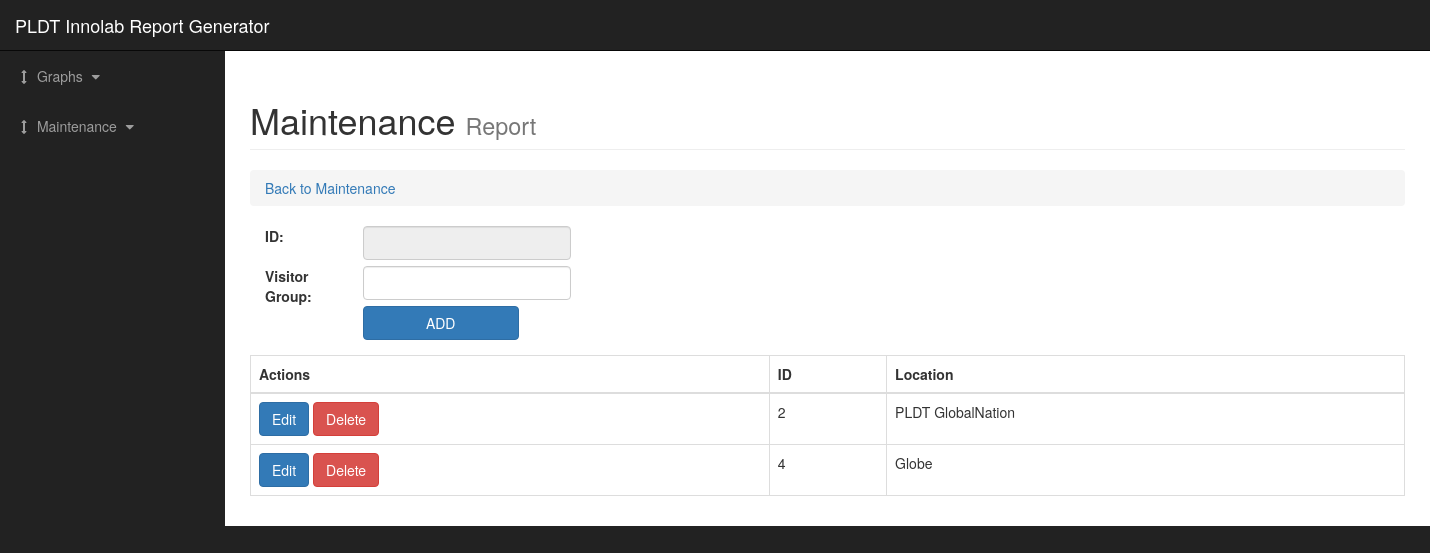
The app's page /user/maintenance/vgroup.php with its own data.
### tables this page shows
CREATE TABLE `tblgroup` (
  `GroupID` int(20) NOT NULL,
  `GroupName` varchar(50) NOT NULL,
  `GroupCTR` int(20) NOT NULL,
  `GroupIsActive` tinyint(1) NOT NULL
);

### user/maintenance/vgroup.php (the view, shortened to what this page needs)
<?php
require_once('../../database/config.php');
?>
<!DOCTYPE html>
<html lang="en">
<head>
  <link href="../../css/bootstrap.min.css" rel="stylesheet">
  <link href="../../css/sb-admin.css" rel="stylesheet">
  <link href="../../font-awesome/css/font-awesome.min.css" rel="stylesheet" type="text/css">
</head>
<body>
  <form method="post">
    <div id="wrapper">
      <nav class="navbar navbar-inverse navbar-fixed-top" role="navigation">
        <div class="navbar-header">
          <a class="navbar-brand" href="../index.php">PLDT Innolab Report Generator</a>
        </div>
        <div class="collapse navbar-collapse navbar-ex1-collapse">
          <ul class="nav navbar-nav side-nav">
            <li>
              <a href="javascript:;" data-toggle="collapse" data-target="#demo"><i class="fa fa-fw fa-arrows-v"></i> Graphs <i class="fa fa-fw fa-caret-down"></i></a>
            </li>
            <li>
              <a href="javascript:;" data-toggle="collapse" data-target="#main"><i class="fa fa-fw fa-arrows-v"></i> Maintenance <i class="fa fa-fw fa-caret-down"></i></a>
            </li>
          </ul>
        </div>
      </nav>
      <div id="page-wrapper">
        <div class="container-fluid">
          <div class="row">
            <div class="col-lg-12">
              <h1 class="page-header">
                Maintenance
                <small>Report</small>
              </h1>
              <ol class="breadcrumb">
                <li class="active">
                  <a href="../index.php"> Back to Maintenance </a>
                </li>
              </ol>
            </div>
          </div>
          <form method="post">
            <div class="container form-group" >
              <div class="row">
                <div class="col-xs-1">
                  <label>ID: &nbsp;</label>
                </div>
                <div class="col-xs-11">
                  <input name ="txtGrpID" class="form-control disabled" type="text" style="width:20%" disabled>
                </div>
                <br><br>
                <div class="col-xs-1">
                  <label>Visitor Group: &nbsp;</label>
                </div>
                <div class="col-xs-11">
                  <input name="txtNameGrp" class="form-control disabled" type="text" style="width:20%">
                </div><br><br>
                <div class="col-xs-11 offset col-xs-.5">
                  <input class="btn btn-primary" style="width:15%!important;" name="btnSubmit" id="btnSubmit" value="ADD" type="submit">
                </div>
              </div>
            </div>
          </form>
          <div class="table-responsive">
            <table class="table table-bordered table-hover">
              <thead>
                <tr>
                  <th>Actions</th>
                  <th>ID</th>
                  <th>Location</th>
                </tr>
              </thead>
              <tbody>
                <?php
                $sql = "SELECT * FROM ict_database.tblgroup WHERE GroupIsActive = 1";
                $query = mysqli_query($conn,$sql);
                while($row=mysqli_fetch_array($query)){
                  ?>
                  <tr>
                    <td><a href="group_update.php?id=	<?php echo $row['GroupID']?>" class="btn btn-primary"> Edit</a>
                      <a href="group_delete.php?del= <?php echo $row['GroupID']?>" onclick="return confirm('Delete Data?')"  class="btn btn-danger" >Delete</a>
                    </td>
                    <td><?php echo $row['GroupID']?></td>
                    <td><?php echo $row['GroupName']?></td>
                  </tr>
                  <?php
                }
                ?>
              </tbody>
            </table>
          </div>
        </div>
      </div>
    </div>
  </form>
</body>
</html>

### css/sb-admin.css (style rules this page uses)
body { margin-top: 100px; background-color: #222; }
@media (min-width:768px) { body { margin-top: 50px; } }
#wrapper { padding-left: 0; }
#page-wrapper { width: 100%; padding: 0; background-color: #fff; }
@media (min-width:768px) { #wrapper { padding-left: 225px; } }
@media (min-width:768px) { #page-wrapper { padding: 10px; } }
@media (min-width:768px) { .side-nav { position: fixed; top: 51px; left: 225px; width: 225px; margin-left: -225px; border: none; border-radius: 0; overflow-y: auto; background-color: #222; bottom: 0; overflow-x: hidden; padding-bottom: 40px; } }
@media (min-width:768px) { .side-nav>li>a { width: 225px; } }

### user/maintenance/vgroup.php (style rules this page uses)
body { overflow-x:hidden; }

### records on screen
tblgroup: GroupID "2", GroupName "PLDT GlobalNation"
tblgroup: GroupID "4", GroupName "Globe"
